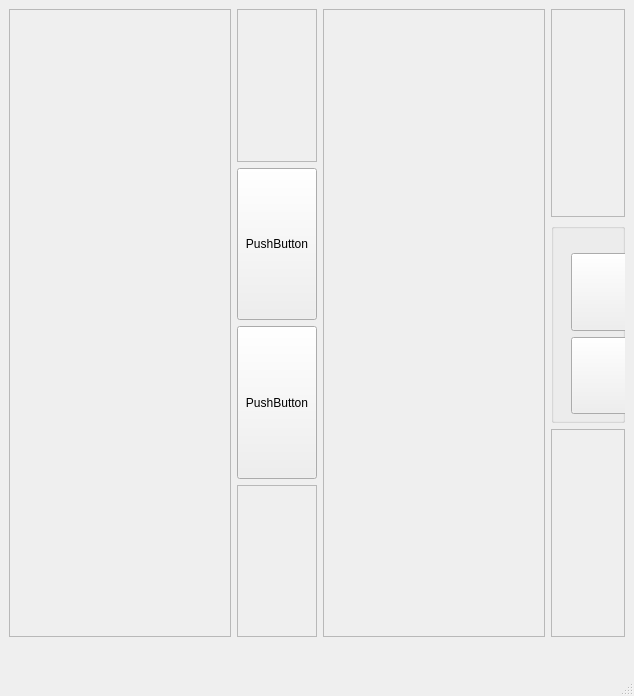
<?xml version="1.0" encoding="UTF-8"?>
<ui version="4.0">
 <class>MainWindow</class>
 <widget class="QMainWindow" name="MainWindow">
  <property name="geometry">
   <rect>
    <x>0</x>
    <y>0</y>
    <width>634</width>
    <height>696</height>
   </rect>
  </property>
  <property name="windowTitle">
   <string>MainWindow</string>
  </property>
  <widget class="QWidget" name="centralwidget">
   <layout class="QGridLayout" name="gridLayout" columnstretch="30,10,30,10">
    <item row="0" column="0">
     <layout class="QVBoxLayout" name="verticalLayoutFirstColumn">
      <item>
       <widget class="QScrollArea" name="scrollAreaLeft">
        <property name="widgetResizable">
         <bool>true</bool>
        </property>
        <widget class="QWidget" name="scrollAreaWidgetContentsInterNetworks">
         <property name="geometry">
          <rect>
           <x>0</x>
           <y>0</y>
           <width>197</width>
           <height>624</height>
          </rect>
         </property>
        </widget>
       </widget>
      </item>
     </layout>
    </item>
    <item row="0" column="2">
     <layout class="QVBoxLayout" name="verticalLayoutThirdColumn">
      <item>
       <widget class="QScrollArea" name="scrollAreaRight">
        <property name="sizeAdjustPolicy">
         <enum>QAbstractScrollArea::AdjustToContents</enum>
        </property>
        <property name="widgetResizable">
         <bool>true</bool>
        </property>
        <widget class="QWidget" name="scrollAreaWidgetContentsRight">
         <property name="geometry">
          <rect>
           <x>0</x>
           <y>0</y>
           <width>196</width>
           <height>624</height>
          </rect>
         </property>
        </widget>
       </widget>
      </item>
     </layout>
    </item>
    <item row="0" column="1">
     <layout class="QVBoxLayout" name="verticalLayoutSecondColumn">
      <property name="sizeConstraint">
       <enum>QLayout::SetDefaultConstraint</enum>
      </property>
      <item>
       <widget class="QFrame" name="frame_4">
        <property name="frameShape">
         <enum>QFrame::StyledPanel</enum>
        </property>
        <property name="frameShadow">
         <enum>QFrame::Raised</enum>
        </property>
       </widget>
      </item>
      <item>
       <widget class="QPushButton" name="pushButtonMoveRight">
        <property name="sizePolicy">
         <sizepolicy hsizetype="Minimum" vsizetype="Preferred">
          <horstretch>0</horstretch>
          <verstretch>0</verstretch>
         </sizepolicy>
        </property>
        <property name="text">
         <string>PushButton</string>
        </property>
       </widget>
      </item>
      <item>
       <widget class="QPushButton" name="pushButtonMoveLeft">
        <property name="sizePolicy">
         <sizepolicy hsizetype="Minimum" vsizetype="Preferred">
          <horstretch>0</horstretch>
          <verstretch>0</verstretch>
         </sizepolicy>
        </property>
        <property name="text">
         <string>PushButton</string>
        </property>
       </widget>
      </item>
      <item>
       <widget class="QFrame" name="frame_3">
        <property name="frameShape">
         <enum>QFrame::StyledPanel</enum>
        </property>
        <property name="frameShadow">
         <enum>QFrame::Raised</enum>
        </property>
       </widget>
      </item>
     </layout>
    </item>
    <item row="0" column="3">
     <layout class="QVBoxLayout" name="verticalLayout_2">
      <item>
       <widget class="QFrame" name="frame">
        <property name="frameShape">
         <enum>QFrame::StyledPanel</enum>
        </property>
        <property name="frameShadow">
         <enum>QFrame::Raised</enum>
        </property>
       </widget>
      </item>
      <item>
       <widget class="QGroupBox" name="groupBoxApplication">
        <property name="sizePolicy">
         <sizepolicy hsizetype="Preferred" vsizetype="Fixed">
          <horstretch>0</horstretch>
          <verstretch>0</verstretch>
         </sizepolicy>
        </property>
        <property name="minimumSize">
         <size>
          <width>0</width>
          <height>200</height>
         </size>
        </property>
        <property name="title">
         <string/>
        </property>
        <widget class="QWidget" name="gridLayoutWidget">
         <property name="geometry">
          <rect>
           <x>20</x>
           <y>30</y>
           <width>61</width>
           <height>161</height>
          </rect>
         </property>
         <layout class="QGridLayout" name="gridLayoutApplication">
          <item row="1" column="0">
           <widget class="QPushButton" name="pushButtonDown">
            <property name="sizePolicy">
             <sizepolicy hsizetype="Expanding" vsizetype="Preferred">
              <horstretch>0</horstretch>
              <verstretch>0</verstretch>
             </sizepolicy>
            </property>
            <property name="text">
             <string/>
            </property>
           </widget>
          </item>
          <item row="0" column="0">
           <widget class="QPushButton" name="pushButtonUp">
            <property name="sizePolicy">
             <sizepolicy hsizetype="Preferred" vsizetype="Preferred">
              <horstretch>0</horstretch>
              <verstretch>0</verstretch>
             </sizepolicy>
            </property>
            <property name="text">
             <string/>
            </property>
           </widget>
          </item>
         </layout>
        </widget>
       </widget>
      </item>
      <item>
       <widget class="QFrame" name="frame_2">
        <property name="frameShape">
         <enum>QFrame::StyledPanel</enum>
        </property>
        <property name="frameShadow">
         <enum>QFrame::Raised</enum>
        </property>
       </widget>
      </item>
     </layout>
    </item>
   </layout>
  </widget>
  <widget class="QStatusBar" name="statusbar">
   <property name="minimumSize">
    <size>
     <width>0</width>
     <height>50</height>
    </size>
   </property>
   <property name="font">
    <font>
     <pointsize>12</pointsize>
    </font>
   </property>
  </widget>
 </widget>
 <resources/>
 <connections/>
</ui>
